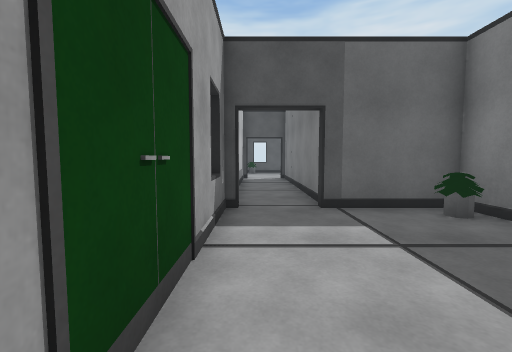
[1] (above)

13 first-person views from a walk through a 3-D level made in the Unity game engine. The camera is 1.2 m above the floor, tilts 4° down and sees 90° across. The floor is counted in squares, 1 m on a side. Each view is taken from the middle of a square. On the plan, view 1 faces up. The plan holds only what a view shows up to about 12 squares ahead; the rest is blank. The place goes on beyond the plan. The player character is not drawn.

[2]
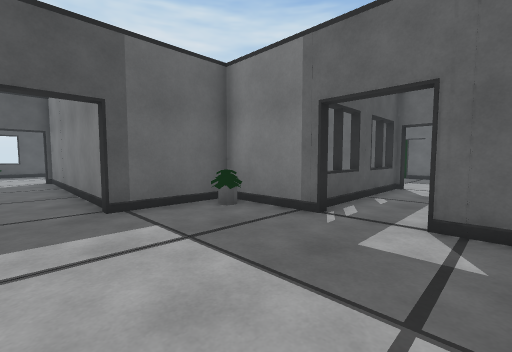

[3]
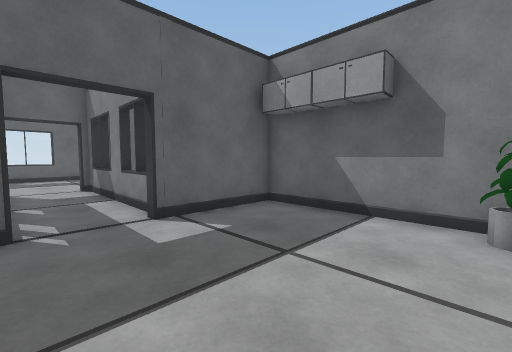

[4]
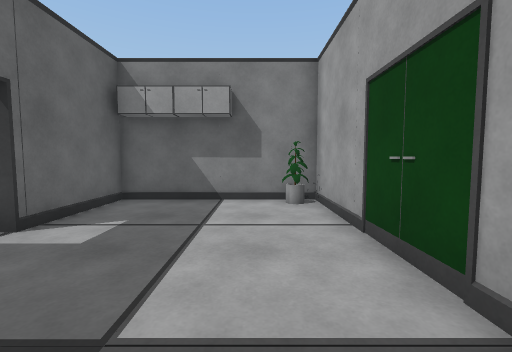

[5]
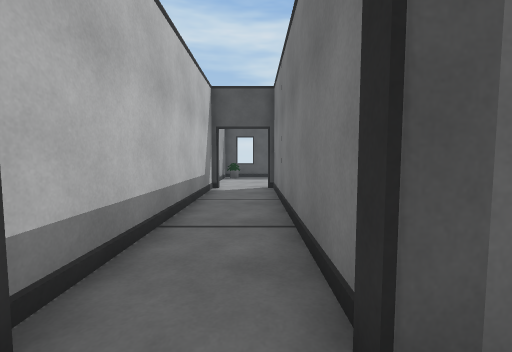

[6]
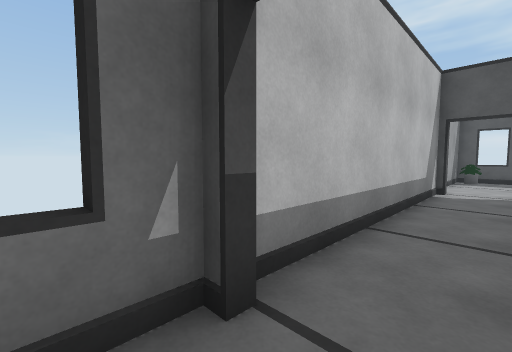

[7]
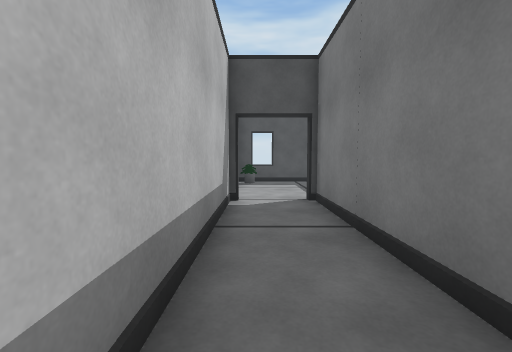

[8]
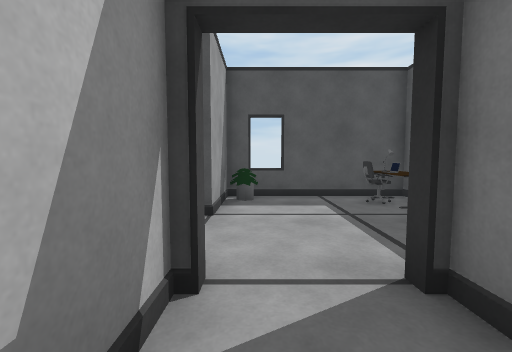

[9]
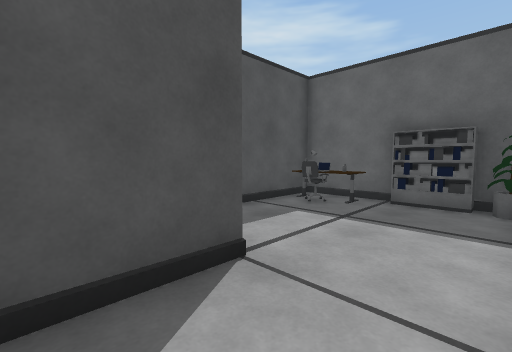

[10]
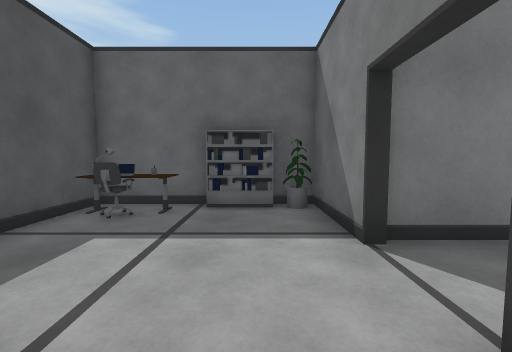

[11]
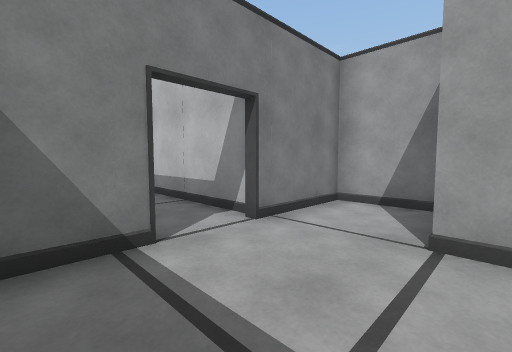

[12]
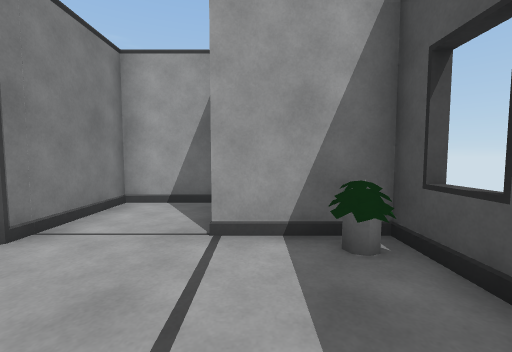

[13]
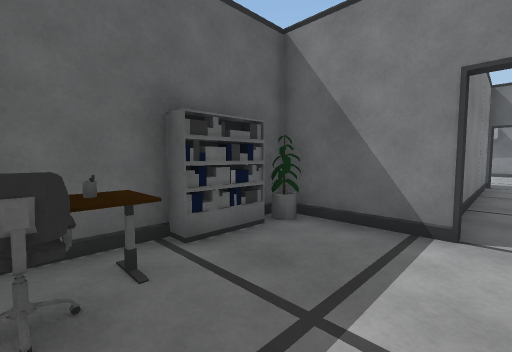

### Floor plan
Points are (right, up) in squares from view 1. A wall is a line through its corners. A room is listed if a view was taken in it or the views show most of it. See-through windows are left out.
Room 1 (views 1, 2, 3, 4, 5, 6, 7, 8)
walls: (4.9, 2.9) (4.9, 6.2) (1.7, 6.2) (1.7, 15.2); (-0.4, 6.5) (-0.4, 6.2) (-0.8, 6.2) (-0.8, -2.4) (4.9, -2.4) (4.9, 1); (5.8, 0.7) (7.5, 0.7); (7.5, 3.2) (5.6, 3.2); (-0.4, 15.2) (-0.8, 15.2) (-0.8, 6.6)
ways out: opening at (0.5, 15) to room 2
objects: other object (0, -2); other object (4, 5)
Room 2 (views 9, 10, 11, 12, 13)
walls: (1.4, 15.5) (4.7, 15.5) (4.7, 16.6); (4.7, 18.1) (4.7, 21.1) (-0.9, 21.1) (-0.9, 18.3) (-3.1, 18.3); (-3.9, 17.9) (-3.9, 15.5) (-0.5, 15.5)
ways out: opening at (0.5, 15) to room 1
objects: other object (-1, 20); chair (3, 20); other object (4, 16); shelf (4, 17) to (4, 18); other object (4, 19); laptop (4, 20)

Positions as (right, up) in squares from view 1, and headings:
1: (0, 0), facing up
2: (0, 0), facing up-right
3: (0, 3), facing down-right
4: (1, 5), facing down
5: (1, 5), facing up
6: (1, 5), facing up-left
7: (0, 8), facing up
8: (0, 13), facing up
9: (-3, 16), facing up-right
10: (-2, 17), facing right
11: (3, 19), facing down-left
12: (3, 19), facing left
13: (1, 20), facing down-right
